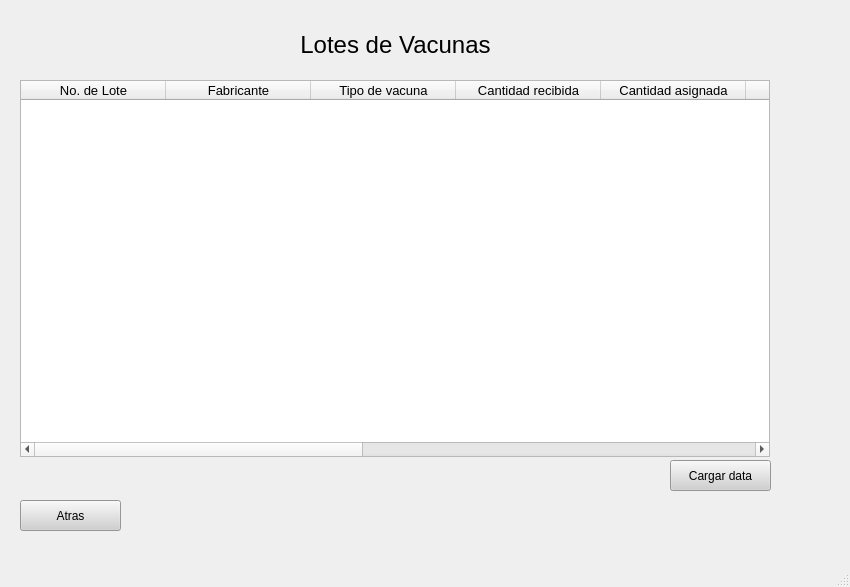
<?xml version="1.0" encoding="UTF-8"?>
<ui version="4.0">
 <class>ConsultarTodoLote</class>
 <widget class="QMainWindow" name="ConsultarTodoLote">
  <property name="geometry">
   <rect>
    <x>0</x>
    <y>0</y>
    <width>850</width>
    <height>587</height>
   </rect>
  </property>
  <property name="windowTitle">
   <string>MainWindow</string>
  </property>
  <widget class="QWidget" name="centralwidget">
   <widget class="QLabel" name="label">
    <property name="geometry">
     <rect>
      <x>250</x>
      <y>20</y>
      <width>291</width>
      <height>51</height>
     </rect>
    </property>
    <property name="text">
     <string>&lt;html&gt;&lt;head/&gt;&lt;body&gt;&lt;p align=&quot;center&quot;&gt;&lt;span style=&quot; font-size:18pt;&quot;&gt;Lotes de Vacunas&lt;/span&gt;&lt;/p&gt;&lt;/body&gt;&lt;/html&gt;</string>
    </property>
   </widget>
   <widget class="QTableWidget" name="tableWidget">
    <property name="geometry">
     <rect>
      <x>20</x>
      <y>80</y>
      <width>750</width>
      <height>377</height>
     </rect>
    </property>
    <property name="sizePolicy">
     <sizepolicy hsizetype="Expanding" vsizetype="Expanding">
      <horstretch>0</horstretch>
      <verstretch>0</verstretch>
     </sizepolicy>
    </property>
    <property name="font">
     <font>
      <family>Arial</family>
      <pointsize>10</pointsize>
      <weight>50</weight>
      <bold>false</bold>
     </font>
    </property>
    <property name="alternatingRowColors">
     <bool>true</bool>
    </property>
    <property name="showGrid">
     <bool>true</bool>
    </property>
    <property name="sortingEnabled">
     <bool>false</bool>
    </property>
    <property name="wordWrap">
     <bool>true</bool>
    </property>
    <property name="cornerButtonEnabled">
     <bool>true</bool>
    </property>
    <property name="rowCount">
     <number>0</number>
    </property>
    <attribute name="horizontalHeaderCascadingSectionResizes">
     <bool>false</bool>
    </attribute>
    <attribute name="horizontalHeaderDefaultSectionSize">
     <number>145</number>
    </attribute>
    <attribute name="verticalHeaderDefaultSectionSize">
     <number>35</number>
    </attribute>
    <column>
     <property name="text">
      <string>No. de Lote</string>
     </property>
    </column>
    <column>
     <property name="text">
      <string>Fabricante</string>
     </property>
    </column>
    <column>
     <property name="text">
      <string>Tipo de vacuna</string>
     </property>
    </column>
    <column>
     <property name="text">
      <string>Cantidad recibida</string>
     </property>
    </column>
    <column>
     <property name="text">
      <string>Cantidad asignada</string>
     </property>
    </column>
    <column>
     <property name="text">
      <string>Cantidad usada</string>
     </property>
    </column>
    <column>
     <property name="text">
      <string>Dosis necesarias</string>
     </property>
    </column>
    <column>
     <property name="text">
      <string>Temperatura de almacenamiento</string>
     </property>
    </column>
    <column>
     <property name="text">
      <string>Efectividad</string>
     </property>
    </column>
    <column>
     <property name="text">
      <string>Tiempo de proteccion</string>
     </property>
    </column>
    <column>
     <property name="text">
      <string>Fecha de vencimiento</string>
     </property>
    </column>
   </widget>
   <widget class="QPushButton" name="buttonAtras">
    <property name="geometry">
     <rect>
      <x>20</x>
      <y>500</y>
      <width>101</width>
      <height>31</height>
     </rect>
    </property>
    <property name="styleSheet">
     <string notr="true">background-color: rgb(208, 208, 208);</string>
    </property>
    <property name="text">
     <string>Atras</string>
    </property>
   </widget>
   <widget class="QLabel" name="label_2">
    <property name="geometry">
     <rect>
      <x>160</x>
      <y>500</y>
      <width>541</width>
      <height>31</height>
     </rect>
    </property>
    <property name="text">
     <string>&lt;html&gt;&lt;head/&gt;&lt;body&gt;&lt;p align=&quot;center&quot;&gt;&lt;br/&gt;&lt;/p&gt;&lt;/body&gt;&lt;/html&gt;</string>
    </property>
   </widget>
   <widget class="QPushButton" name="btnBuscar">
    <property name="geometry">
     <rect>
      <x>670</x>
      <y>460</y>
      <width>101</width>
      <height>31</height>
     </rect>
    </property>
    <property name="styleSheet">
     <string notr="true">background-color: rgb(208, 208, 208);</string>
    </property>
    <property name="text">
     <string>Cargar data</string>
    </property>
   </widget>
  </widget>
  <widget class="QStatusBar" name="statusbar"/>
 </widget>
 <resources/>
 <connections/>
</ui>
